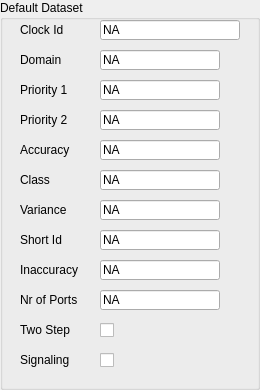
  <widget class="QGroupBox" name="PtpOcDefaultDsGroupBox">
   <property name="geometry">
    <rect>
     <x>20</x>
     <y>250</y>
     <width>260</width>
     <height>390</height>
    </rect>
   </property>
   <property name="title">
    <string>Default Dataset</string>
   </property>
   <widget class="QLabel" name="PtpOcDefaultDsClockIdLabel">
    <property name="geometry">
     <rect>
      <x>20</x>
      <y>20</y>
      <width>80</width>
      <height>20</height>
     </rect>
    </property>
    <property name="text">
     <string>Clock Id</string>
    </property>
   </widget>
   <widget class="QLineEdit" name="PtpOcDefaultDsClockIdValue">
    <property name="enabled">
     <bool>true</bool>
    </property>
    <property name="geometry">
     <rect>
      <x>100</x>
      <y>20</y>
      <width>140</width>
      <height>20</height>
     </rect>
    </property>
    <property name="text">
     <string>NA</string>
    </property>
   </widget>
   <widget class="QLabel" name="PtpOcDefaultDsDomainLabel">
    <property name="geometry">
     <rect>
      <x>20</x>
      <y>50</y>
      <width>80</width>
      <height>20</height>
     </rect>
    </property>
    <property name="text">
     <string>Domain</string>
    </property>
   </widget>
   <widget class="QLineEdit" name="PtpOcDefaultDsDomainValue">
    <property name="enabled">
     <bool>true</bool>
    </property>
    <property name="geometry">
     <rect>
      <x>100</x>
      <y>50</y>
      <width>120</width>
      <height>20</height>
     </rect>
    </property>
    <property name="text">
     <string>NA</string>
    </property>
   </widget>
   <widget class="QLineEdit" name="PtpOcDefaultDsPriority1Value">
    <property name="enabled">
     <bool>true</bool>
    </property>
    <property name="geometry">
     <rect>
      <x>100</x>
      <y>80</y>
      <width>120</width>
      <height>20</height>
     </rect>
    </property>
    <property name="text">
     <string>NA</string>
    </property>
   </widget>
   <widget class="QLabel" name="PtpOcDefaultDsPriority1Label">
    <property name="geometry">
     <rect>
      <x>20</x>
      <y>80</y>
      <width>80</width>
      <height>20</height>
     </rect>
    </property>
    <property name="text">
     <string>Priority 1</string>
    </property>
   </widget>
   <widget class="QLineEdit" name="PtpOcDefaultDsPriority2Value">
    <property name="enabled">
     <bool>true</bool>
    </property>
    <property name="geometry">
     <rect>
      <x>100</x>
      <y>110</y>
      <width>120</width>
      <height>20</height>
     </rect>
    </property>
    <property name="text">
     <string>NA</string>
    </property>
   </widget>
   <widget class="QLabel" name="PtpOcDefaultDsPriority2Label">
    <property name="geometry">
     <rect>
      <x>20</x>
      <y>110</y>
      <width>80</width>
      <height>20</height>
     </rect>
    </property>
    <property name="text">
     <string>Priority 2</string>
    </property>
   </widget>
   <widget class="QLineEdit" name="PtpOcDefaultDsAccuracyValue">
    <property name="enabled">
     <bool>true</bool>
    </property>
    <property name="geometry">
     <rect>
      <x>100</x>
      <y>140</y>
      <width>120</width>
      <height>20</height>
     </rect>
    </property>
    <property name="text">
     <string>NA</string>
    </property>
   </widget>
   <widget class="QLabel" name="PtpOcDefaultDsAccuracyLabel">
    <property name="geometry">
     <rect>
      <x>20</x>
      <y>140</y>
      <width>80</width>
      <height>20</height>
     </rect>
    </property>
    <property name="text">
     <string>Accuracy</string>
    </property>
   </widget>
   <widget class="QLineEdit" name="PtpOcDefaultDsClassValue">
    <property name="enabled">
     <bool>true</bool>
    </property>
    <property name="geometry">
     <rect>
      <x>100</x>
      <y>170</y>
      <width>120</width>
      <height>20</height>
     </rect>
    </property>
    <property name="text">
     <string>NA</string>
    </property>
   </widget>
   <widget class="QLabel" name="PtpOcDefaultDsClassLabel">
    <property name="geometry">
     <rect>
      <x>20</x>
      <y>170</y>
      <width>80</width>
      <height>20</height>
     </rect>
    </property>
    <property name="text">
     <string>Class</string>
    </property>
   </widget>
   <widget class="QLabel" name="PtpOcDefaultDsShortIdLabel">
    <property name="geometry">
     <rect>
      <x>20</x>
      <y>230</y>
      <width>80</width>
      <height>20</height>
     </rect>
    </property>
    <property name="text">
     <string>Short Id</string>
    </property>
   </widget>
   <widget class="QLineEdit" name="PtpOcDefaultDsShortIdValue">
    <property name="enabled">
     <bool>true</bool>
    </property>
    <property name="geometry">
     <rect>
      <x>100</x>
      <y>230</y>
      <width>120</width>
      <height>20</height>
     </rect>
    </property>
    <property name="text">
     <string>NA</string>
    </property>
   </widget>
   <widget class="QLineEdit" name="PtpOcDefaultDsInaccuracyValue">
    <property name="enabled">
     <bool>true</bool>
    </property>
    <property name="geometry">
     <rect>
      <x>100</x>
      <y>260</y>
      <width>120</width>
      <height>20</height>
     </rect>
    </property>
    <property name="text">
     <string>NA</string>
    </property>
   </widget>
   <widget class="QLabel" name="PtpOcDefaultDsInaccuracyLabel">
    <property name="geometry">
     <rect>
      <x>20</x>
      <y>260</y>
      <width>80</width>
      <height>20</height>
     </rect>
    </property>
    <property name="text">
     <string>Inaccuracy</string>
    </property>
   </widget>
   <widget class="QLineEdit" name="PtpOcDefaultDsNrOfPortsValue">
    <property name="enabled">
     <bool>true</bool>
    </property>
    <property name="geometry">
     <rect>
      <x>100</x>
      <y>290</y>
      <width>120</width>
      <height>20</height>
     </rect>
    </property>
    <property name="text">
     <string>NA</string>
    </property>
    <property name="readOnly">
     <bool>true</bool>
    </property>
   </widget>
   <widget class="QLabel" name="PtpOcDefaultDsNrOfPortsLabel">
    <property name="geometry">
     <rect>
      <x>20</x>
      <y>290</y>
      <width>80</width>
      <height>20</height>
     </rect>
    </property>
    <property name="text">
     <string>Nr of Ports</string>
    </property>
   </widget>
   <widget class="QLabel" name="PtpOcDefaultDsTwoStepLabel">
    <property name="geometry">
     <rect>
      <x>20</x>
      <y>320</y>
      <width>80</width>
      <height>20</height>
     </rect>
    </property>
    <property name="text">
     <string>Two Step</string>
    </property>
   </widget>
   <widget class="QCheckBox" name="PtpOcDefaultDsTwoStepCheckBox">
    <property name="geometry">
     <rect>
      <x>100</x>
      <y>320</y>
      <width>80</width>
      <height>20</height>
     </rect>
    </property>
    <property name="text">
     <string/>
    </property>
   </widget>
   <widget class="QCheckBox" name="PtpOcDefaultDsSignalingCheckBox">
    <property name="geometry">
     <rect>
      <x>100</x>
      <y>350</y>
      <width>80</width>
      <height>20</height>
     </rect>
    </property>
    <property name="text">
     <string/>
    </property>
   </widget>
   <widget class="QLabel" name="PtpOcDefaultDsSignalingLabel">
    <property name="geometry">
     <rect>
      <x>20</x>
      <y>350</y>
      <width>80</width>
      <height>20</height>
     </rect>
    </property>
    <property name="text">
     <string>Signaling</string>
    </property>
   </widget>
   <widget class="QLabel" name="PtpOcDefaultDsVarianceLabel">
    <property name="geometry">
     <rect>
      <x>20</x>
      <y>200</y>
      <width>80</width>
      <height>20</height>
     </rect>
    </property>
    <property name="text">
     <string>Variance</string>
    </property>
   </widget>
   <widget class="QLineEdit" name="PtpOcDefaultDsVarianceValue">
    <property name="enabled">
     <bool>true</bool>
    </property>
    <property name="geometry">
     <rect>
      <x>100</x>
      <y>200</y>
      <width>120</width>
      <height>20</height>
     </rect>
    </property>
    <property name="text">
     <string>NA</string>
    </property>
   </widget>
  </widget>
